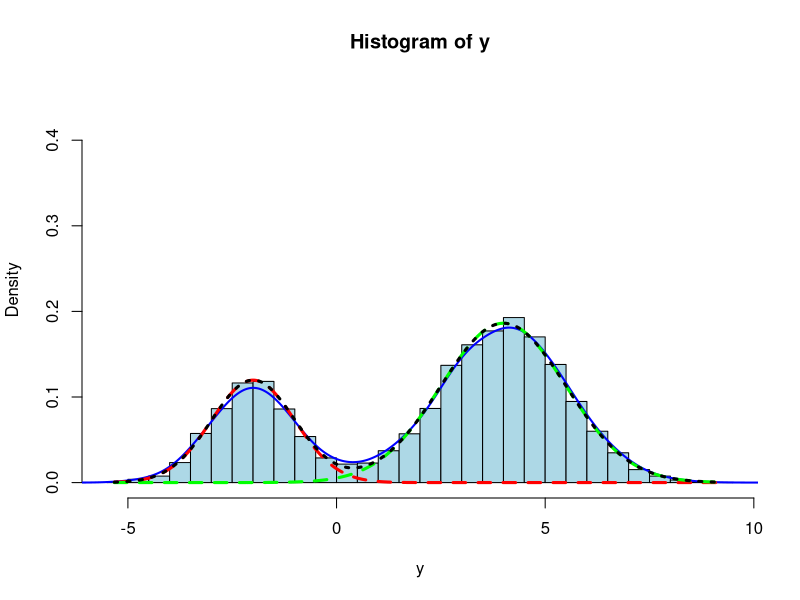
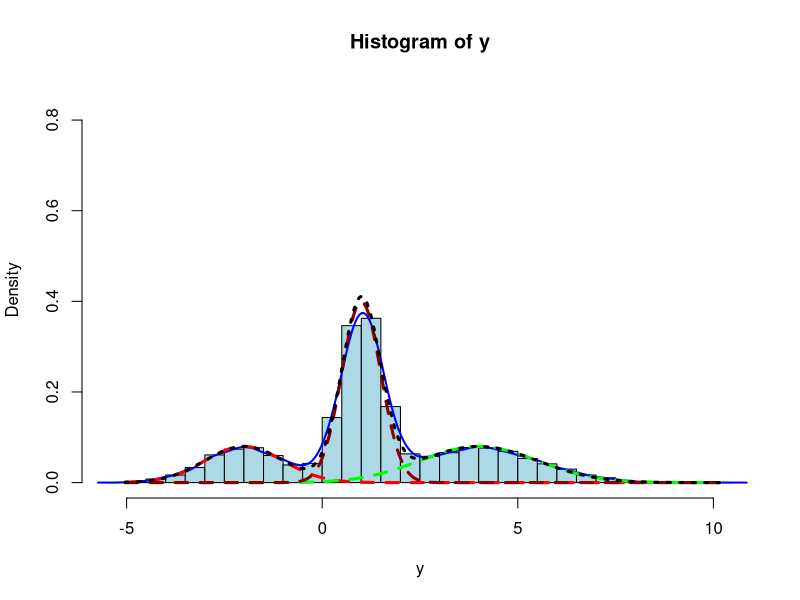
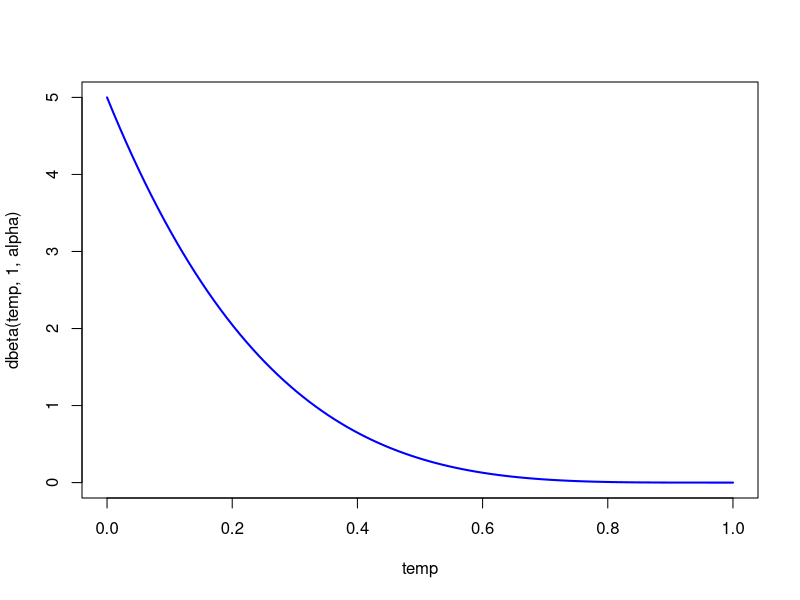
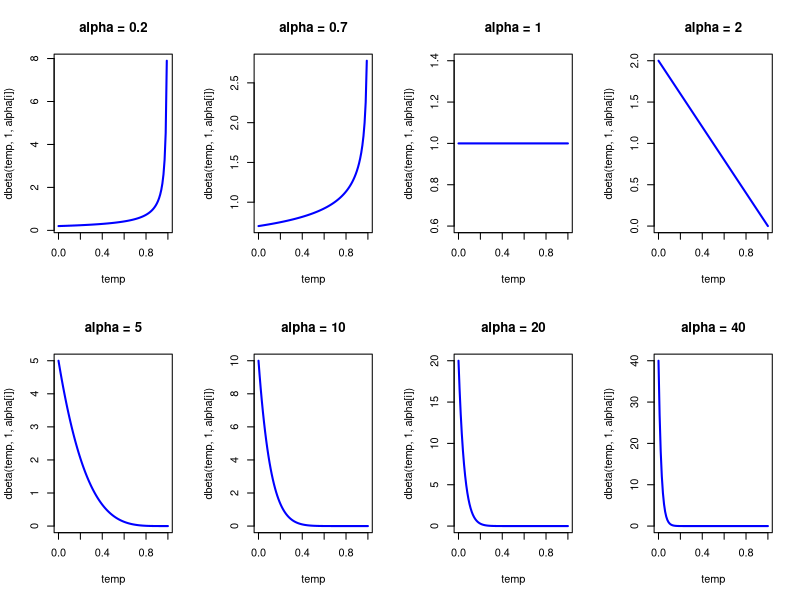
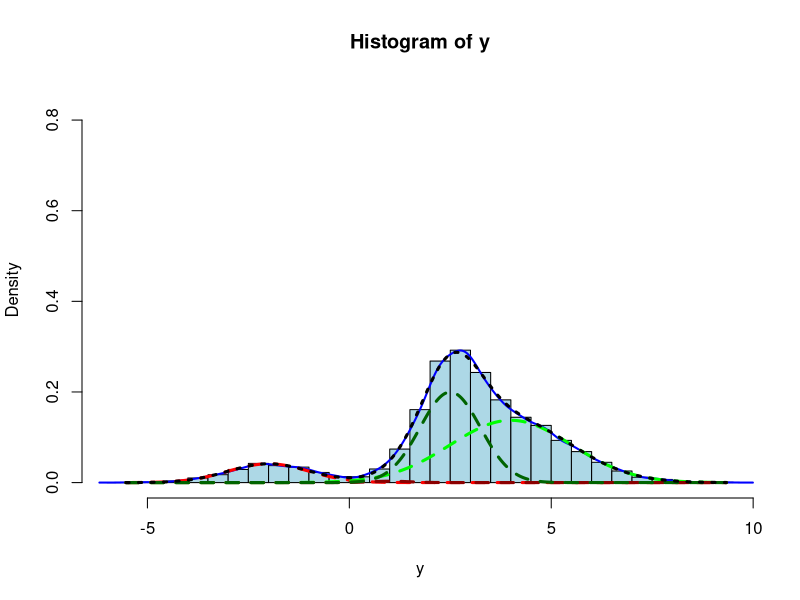
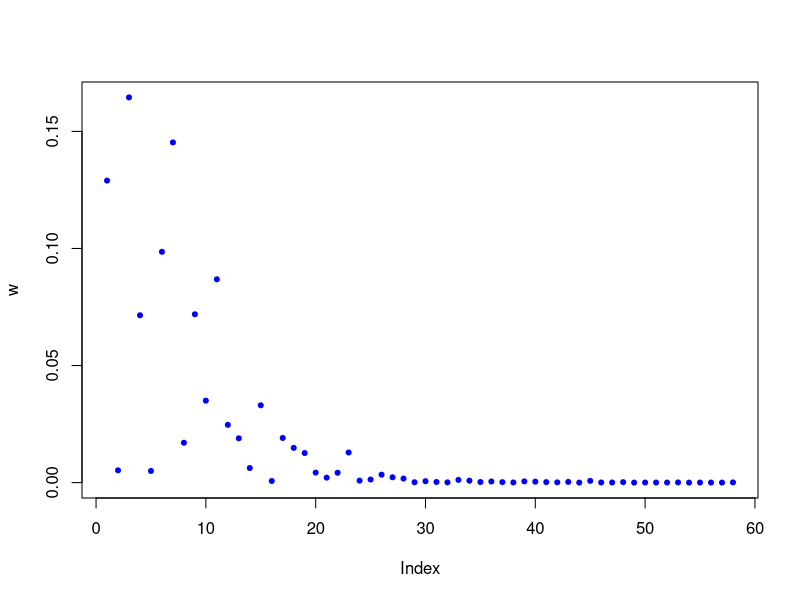
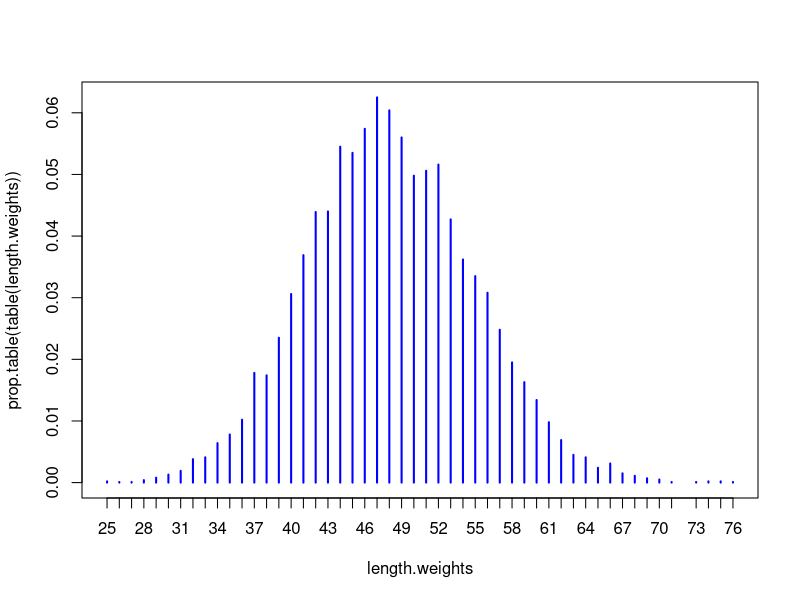
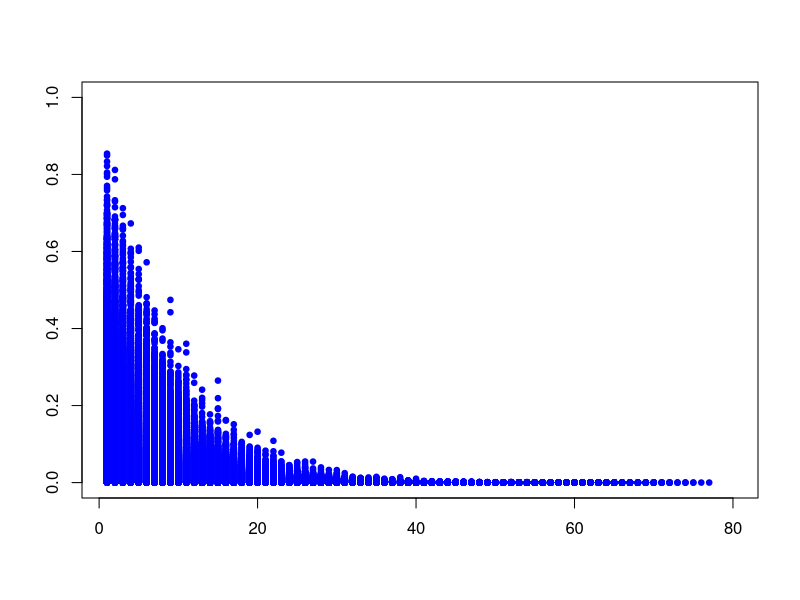

Write the R code that produced these figures, in order. (Note: this script raises an error after producing the figures.)
# Intro to mixtures of normal distributions


# Why mixtures of normal distributions?

# -- typically for linguists because the subjects and / or items come from 2 or more different groups and contribute different random effects depending on the group they come from
# -- these groups could have different sizes in the population, e.g., 20% of the population strongly prefers to give indefinites narrow scope, while the other 80% of the population has a mild preference for wide scope; their contribution to the experimental results should therefore be weighted by the relative sizes of the 2 groups



# Example 1: a mixture of 2 normals

# -- we choose one or the other normal; their weights are 0.3 and 0.7, i.e., when we generate the mixture distribution, we choose the first normal 30% of the time and the second normal 70% of the time

w <- c(0.3, 0.7)
t(rmultinom(1, size=1, prob=w))

# -- the first normal distribution: mu[1]=-2, sigma[1]=1
# -- the second normal distribution: mu[2]=4, sigma[2]=1.5

mu <- c(-2, 4)
sigma <- c(1, 1.5)

(sample.draw <- t(rmultinom(1, size=1, prob=w)))
as.numeric(sample.draw %*% mu)
as.numeric(sample.draw %*% sigma)

# -- we generate 10000 observations from the mixture distribution:

n.obs <- 10000
y <- vector(length=n.obs)
str(y)

for (i in 1:n.obs) {
    sample.draw <- t(rmultinom(1, size=1, prob=w))
    y[i] <- rnorm(1, as.numeric(sample.draw %*% mu), as.numeric(sample.draw %*% sigma))
}

hist(y, col="lightblue", freq=FALSE, breaks=30, ylim=range(0, 0.45))
lines(density(y), col="blue", lwd=2)
temp <- seq(min(y), max(y), length.out=1000)
lines(temp, w[1]*dnorm(temp, mu[1], sigma[1]), col="red", lty=2, lwd=3) # the first component
lines(temp, w[2]*dnorm(temp, mu[2], sigma[2]), col="green", lty=2, lwd=3) # the second component
lines(temp, (w[1]*dnorm(temp, mu[1], sigma[1]))+(w[2]*dnorm(temp, mu[2], sigma[2])), col="black", lty=3, lwd=3) # the theoretical density



# Example 2: a mixture of 3 normals

# -- their weights are 0.2, 0.3 and 0.5, i.e., when we generate the mixture distribution, we choose the first normal 20% of the time, the second normal 30% of the time and the third normal 50% of the time

w <- c(0.2, 0.3, 0.5)
t(rmultinom(1, size=1, prob=w))

# -- the first normal distribution: mu[1]=-2, sigma[1]=1
# -- the second normal distribution: mu[2]=4, sigma[2]=1.5
# -- the third normal distribution: mu[3]=1, sigma[3]=0.5

mu <- c(-2, 4, 1)
sigma <- c(1, 1.5, 0.5)

(sample.draw <- t(rmultinom(1, size=1, prob=w)))
as.numeric(sample.draw %*% mu)
as.numeric(sample.draw %*% sigma)

# -- we generate 10000 observations from the mixture distribution:

n.obs <- 10000
y <- vector(length=n.obs)
str(y)

for (i in 1:n.obs) {
    sample.draw <- t(rmultinom(1, size=1, prob=w))
    y[i] <- rnorm(1, as.numeric(sample.draw %*% mu), as.numeric(sample.draw %*% sigma))
}

hist(y, col="lightblue", freq=FALSE, breaks=30, ylim=range(0, 0.85))
lines(density(y), col="blue", lwd=2)
temp <- seq(min(y), max(y), length.out=1000)
lines(temp, w[1]*dnorm(temp, mu[1], sigma[1]), col="red", lty=2, lwd=3) # the first component
lines(temp, w[2]*dnorm(temp, mu[2], sigma[2]), col="green", lty=2, lwd=3) # the second component
lines(temp, w[3]*dnorm(temp, mu[3], sigma[3]), col="darkred", lty=2, lwd=3) # the third component
lines(temp, (w[1]*dnorm(temp, mu[1], sigma[1]))+(w[2]*dnorm(temp, mu[2], sigma[2]))+(w[3]*dnorm(temp, mu[3], sigma[3])), col="black", lty=3, lwd=3) # the theoretical density



# Example 3 (really just a preliminary to example 4): a mixture of 4 normals with randomly assigned weights

# -- the weights need to sum to 1
# -- we can think of the probability from 0 to 1 as a stick and of the weights as a way of breaking the stick into 4 parts

# We break the stick as follows:
# 1. we randomly choose a proportion, i.e., a number between 0 and 1; we do this with a random draw from a Beta(1, alpha) distribution, where alpha is a parameter that we are free to set

alpha <- 5
rbeta(1, 1, alpha)
temp <- seq(0, 1, length.out=100)
plot(temp, dbeta(temp, 1, alpha), type="l", col="blue", lwd=2)

# -- the bigger the alpha, the smaller the proportion

alpha <- c(0.2, 0.7, 1, 2, 5, 10, 20, 40)
par(mfrow=c(2, 4))
temp <- seq(0, 1, length.out=100)
for (i in 1:length(alpha)) {
    plot(temp, dbeta(temp, 1, alpha[i]), type="l", col="blue", lwd=2, main=paste("alpha =", alpha[i]))
}
par(mfrow=c(1, 1))

# 2. we break a part of the stick proportional to our randomly drawn proportion and take that to be the first weight

alpha <- 5
(q1 <- rbeta(1, 1, alpha))

w <- vector(length=4)

remaining.stick <- 1
(w[1] <- q1*remaining.stick)
(remaining.stick <- (1-q1)*remaining.stick)

# 3. iterate this procedure 2 more times on the remaining stick

(q2 <- rbeta(1, 1, alpha))
(w[2] <- q2*remaining.stick)
(remaining.stick <- (1-q2)*remaining.stick)

(q3 <- rbeta(1, 1, alpha))
(w[3] <- q3*remaining.stick)
(remaining.stick <- (1-q3)*remaining.stick)

# 4. we set the final weight to the remaining stick or equivalently to 1 minus the sum of the previous weights

remaining.stick
(w[4] <- 1-sum(w[1:3]))

# -- the resulting randomly drawn weights are guaranteed to sum to 1 by construction
w
sum(w)

# -- just as before, we can randomly draw one of the 4 normal distributions based on these weights
t(rmultinom(1, size=1, prob=w))

# -- the first normal distribution: mu[1]=-2, sigma[1]=1
# -- the second normal distribution: mu[2]=4, sigma[2]=1.5
# -- the third normal distribution: mu[3]=1, sigma[3]=0.5
# -- the fourth normal distribution: mu[4]=2.5, sigma[4]=0.75

mu <- c(-2, 4, 1, 2.5)
sigma <- c(1, 1.5, 0.5, 0.75)

(sample.draw <- t(rmultinom(1, size=1, prob=w)))
as.numeric(sample.draw %*% mu)
as.numeric(sample.draw %*% sigma)

# -- we generate 10000 observations from the mixture distribution:

n.obs <- 10000
y <- vector(length=n.obs)
str(y)

for (i in 1:n.obs) {
    sample.draw <- t(rmultinom(1, size=1, prob=w))
    y[i] <- rnorm(1, as.numeric(sample.draw %*% mu), as.numeric(sample.draw %*% sigma))
}

hist(y, col="lightblue", freq=FALSE, breaks=30, ylim=range(0, 0.85))
lines(density(y), col="blue", lwd=2)
temp <- seq(min(y), max(y), length.out=1000)
lines(temp, w[1]*dnorm(temp, mu[1], sigma[1]), col="red", lty=2, lwd=3) # the first component
lines(temp, w[2]*dnorm(temp, mu[2], sigma[2]), col="green", lty=2, lwd=3) # the second component
lines(temp, w[3]*dnorm(temp, mu[3], sigma[3]), col="darkred", lty=2, lwd=3) # the third component
lines(temp, w[4]*dnorm(temp, mu[4], sigma[4]), col="darkgreen", lty=2, lwd=3) # the fourth component
lines(temp, (w[1]*dnorm(temp, mu[1], sigma[1]))+(w[2]*dnorm(temp, mu[2], sigma[2]))+(w[3]*dnorm(temp, mu[3], sigma[3]))+(w[4]*dnorm(temp, mu[4], sigma[4])), col="black", lty=3, lwd=3) # the theoretical density


# Example 4: a mixture of normals with a random number of components and with randomly assigned weights to these components

# The parameter alpha simultaneously controls both how many groups there are and their relative weights:
# -- small alpha: few groups, one-two of which have large weights
# -- large alpha: many groups, most of them have small weights

# We can keep breaking the stick until the remaining stick is below 0.0001, let's say, at which point we can stop because the remaining components of the mixture are going to have neglijible contributions to the mixture distribution

alpha <- 5
w <- vector()
remaining.stick <- 1

while (remaining.stick >= 0.0001) {
    current.q <- rbeta(1, 1, alpha)
    current.w <- current.q*remaining.stick
    w <- c(w, current.w)
    remaining.stick <- (1-current.q)*remaining.stick
}

w
sum(w)

w <- c(w, 1-sum(w))
w
sum(w)
remaining.stick

plot(w, pch=20, col="blue")


# -- just as before, we can randomly draw one of the normal distributions based on these weights

t(rmultinom(1, size=1, prob=w))


# We can draw the weights many times to see how many weights we obtain on average and the corresponding dispersion:

n.draws <- 10000
length.weights <- vector(length=n.draws)

alpha <- 5

for (i in 1:n.draws) {
    w <- vector()
    remaining.stick <- 1
    while (remaining.stick >= 0.0001) {
        current.q <- rbeta(1, 1, alpha)
        current.w <- current.q*remaining.stick
        w <- c(w, current.w)
        remaining.stick <- (1-current.q)*remaining.stick
    }
    w <- c(w, 1-sum(w))
    length.weights[i] <- length(w)
}

summary(length.weights)
plot(prop.table(table(length.weights)), col="blue", lwd=2)


# We can also plot the weights themselves to see the range of variability

n.draws <- 10000

alpha <- 5

plot(1, 1, type="n", xlim=c(1, 80), ylim=c(0, 1), pch=20, col="blue", xlab="", ylab="")
for (i in 1:n.draws) {
    w <- vector()
    remaining.stick <- 1
    while (remaining.stick >= 0.0001) {
        current.q <- rbeta(1, 1, alpha)
        current.w <- current.q*remaining.stick
        w <- c(w, current.w)
        remaining.stick <- (1-current.q)*remaining.stick
    }
    w <- c(w, 1-sum(w))
    points(1:length(w), w, col="blue", pch=19, cex=.75)
}



# Let's see the range of variability for multiple values of alpha

alpha <- c(0.2, 0.7, 1, 2, 5, 10, 20, 40)
n.draws <- 5000

par(mfrow=c(4, 4))

for (i in 1:length(alpha)) {
    plot(1, 1, type="n", xlim=c(1, 150), ylim=c(0, 1), pch=20, col="blue", xlab="", ylab="", main=paste("weights for alpha =", alpha[i]))
    length.weights <- vector(length=n.draws)
    for (j in 1:n.draws) {
        w <- vector()
        remaining.stick <- 1
        while (remaining.stick >= 0.0001) {
            current.q <- rbeta(1, 1, alpha[i])
            current.w <- current.q*remaining.stick
            w <- c(w, current.w)
            remaining.stick <- (1-current.q)*remaining.stick
        }
        w <- c(w, 1-sum(w))
        points(1:length(w), w, col="blue", pch=".") 
        length.weights[j] <- length(w)
    }
    plot(prop.table(table(length.weights)), col="blue", lwd=1.5, xlab="", ylab="", main=paste("no of weights for alpha =", alpha[i]))
}

par(mfrow=c(1, 1))



# Let us know generate mixtures of normals for alpha = 0.5, which will induce relatively few components most of the time

alpha <- 0.5

w <- vector()
remaining.stick <- 1
while (remaining.stick >= 0.0001) {
    current.q <- rbeta(1, 1, alpha)
    current.w <- current.q*remaining.stick
    w <- c(w, current.w)
    remaining.stick <- (1-current.q)*remaining.stick
}
w <- c(w, 1-sum(w))
w
sum(w)

length(w)

plot(w, type="h", col="blue", lwd=3)

# For simplicity, we will assume all components of the mixture have the same sd

sigma <- 2

# For every component, we need a mean; we generate these means as random draws from an underlying normal distribution centered at 0 and with a large sd as the components

(mu <- rnorm(length(w), 0, 5))


# Just as before, we can generate 10000 observations from the mixture distribution:

n.obs <- 10000
y <- vector(length=n.obs)
str(y)

for (i in 1:n.obs) {
    sample.draw <- t(rmultinom(1, size=1, prob=w))
    y[i] <- rnorm(1, as.numeric(sample.draw %*% mu), sigma)
}

hist(y, col="lightblue", freq=FALSE, breaks=30, ylim=range(0, 0.85))
lines(density(y), col="blue", lwd=2)
temp <- seq(min(y), max(y), length.out=1000)
mixture.density <- 0
for (i in 1:length(w)) {
    lines(temp, w[i]*dnorm(temp, mu[i], sigma), col=paste("brown", i, sep=""), lty=2, lwd=3)
    mixture.density <- mixture.density+(w[i]*dnorm(temp, mu[i], sigma))
}
lines(temp, mixture.density, col="black", lty=3, lwd=3) # the theoretical density


# Let's explore the range of variability that we can induce given alpha = 0.5, sigma = 2 and the underlying distribution for the means of the components being N(0, 5)

alpha <- 0.5
sigma <- 2
temp <- seq(-20, 20, length.out=1000)

par(mfrow=c(2, 2))
for (k in 1:4) {

plot(temp, dnorm(temp, 0, 5), ylim=c(0, 0.5), type="l", col="grey", lwd=3, xlab="", ylab="", main=paste("alpha=", alpha, ", sigma=", sigma, sep=""))

n.draws <- 5

for (j in 1:n.draws) {
    w <- vector()
    remaining.stick <- 1
    while (remaining.stick >= 0.0001) {
        current.q <- rbeta(1, 1, alpha)
        current.w <- current.q*remaining.stick
        w <- c(w, current.w)
        remaining.stick <- (1-current.q)*remaining.stick
    }
    w <- c(w, 1-sum(w))
    mu <- rnorm(length(w), 0, 5)
    mixture.density <- 0
    for (i in 1:length(w)) {
        mixture.density <- mixture.density+(w[i]*dnorm(temp, mu[i], sigma))
    }
    lines(temp, mixture.density, col=j, lty=2, lwd=2)    
}

}
par(mfrow=c(1, 1))


# We can change alpha to see what happens -- the bigger the alpha, the closer the mixtures get to the underlying distribution:

# -- alpha = 1

alpha <- 1
sigma <- 2
temp <- seq(-20, 20, length.out=1000)

par(mfrow=c(2, 2))
for (k in 1:4) {

plot(temp, dnorm(temp, 0, 5), ylim=c(0, 0.5), type="l", col="grey", lwd=3, xlab="", ylab="", main=paste("alpha=", alpha, ", sigma=", sigma, sep=""))

n.draws <- 5

for (j in 1:n.draws) {
    w <- vector()
    remaining.stick <- 1
    while (remaining.stick >= 0.0001) {
        current.q <- rbeta(1, 1, alpha)
        current.w <- current.q*remaining.stick
        w <- c(w, current.w)
        remaining.stick <- (1-current.q)*remaining.stick
    }
    w <- c(w, 1-sum(w))
    mu <- rnorm(length(w), 0, 5)
    mixture.density <- 0
    for (i in 1:length(w)) {
        mixture.density <- mixture.density+(w[i]*dnorm(temp, mu[i], sigma))
    }
    lines(temp, mixture.density, col=j, lty=2, lwd=2)    
}

}
par(mfrow=c(1, 1))


# -- alpha = 5

alpha <- 5
sigma <- 2
temp <- seq(-20, 20, length.out=1000)

par(mfrow=c(2, 2))
for (k in 1:4) {

plot(temp, dnorm(temp, 0, 5), ylim=c(0, 0.5), type="l", col="grey", lwd=3, xlab="", ylab="", main=paste("alpha=", alpha, ", sigma=", sigma, sep=""))

n.draws <- 5

for (j in 1:n.draws) {
    w <- vector()
    remaining.stick <- 1
    while (remaining.stick >= 0.0001) {
        current.q <- rbeta(1, 1, alpha)
        current.w <- current.q*remaining.stick
        w <- c(w, current.w)
        remaining.stick <- (1-current.q)*remaining.stick
    }
    w <- c(w, 1-sum(w))
    mu <- rnorm(length(w), 0, 5)
    mixture.density <- 0
    for (i in 1:length(w)) {
        mixture.density <- mixture.density+(w[i]*dnorm(temp, mu[i], sigma))
    }
    lines(temp, mixture.density, col=j, lty=2, lwd=2)    
}

}
par(mfrow=c(1, 1))

# -- alpha = 15

alpha <- 15
sigma <- 2
temp <- seq(-20, 20, length.out=1000)

par(mfrow=c(2, 2))
for (k in 1:4) {

plot(temp, dnorm(temp, 0, 5), ylim=c(0, 0.5), type="l", col="grey", lwd=3, xlab="", ylab="", main=paste("alpha=", alpha, ", sigma=", sigma, sep=""))

n.draws <- 5

for (j in 1:n.draws) {
    w <- vector()
    remaining.stick <- 1
    while (remaining.stick >= 0.0001) {
        current.q <- rbeta(1, 1, alpha)
        current.w <- current.q*remaining.stick
        w <- c(w, current.w)
        remaining.stick <- (1-current.q)*remaining.stick
    }
    w <- c(w, 1-sum(w))
    mu <- rnorm(length(w), 0, 5)
    mixture.density <- 0
    for (i in 1:length(w)) {
        mixture.density <- mixture.density+(w[i]*dnorm(temp, mu[i], sigma))
    }
    lines(temp, mixture.density, col=j, lty=2, lwd=2)    
}

}
par(mfrow=c(1, 1))

# -- alpha = 40

alpha <- 40
sigma <- 2
temp <- seq(-20, 20, length.out=1000)

par(mfrow=c(2, 2))
for (k in 1:4) {

plot(temp, dnorm(temp, 0, 5), ylim=c(0, 0.5), type="l", col="grey", lwd=3, xlab="", ylab="", main=paste("alpha=", alpha, ", sigma=", sigma, sep=""))

n.draws <- 5

for (j in 1:n.draws) {
    w <- vector()
    remaining.stick <- 1
    while (remaining.stick >= 0.0001) {
        current.q <- rbeta(1, 1, alpha)
        current.w <- current.q*remaining.stick
        w <- c(w, current.w)
        remaining.stick <- (1-current.q)*remaining.stick
    }
    w <- c(w, 1-sum(w))
    mu <- rnorm(length(w), 0, 5)
    mixture.density <- 0
    for (i in 1:length(w)) {
        mixture.density <- mixture.density+(w[i]*dnorm(temp, mu[i], sigma))
    }
    lines(temp, mixture.density, col=j, lty=2, lwd=2)    
}

}
par(mfrow=c(1, 1))
